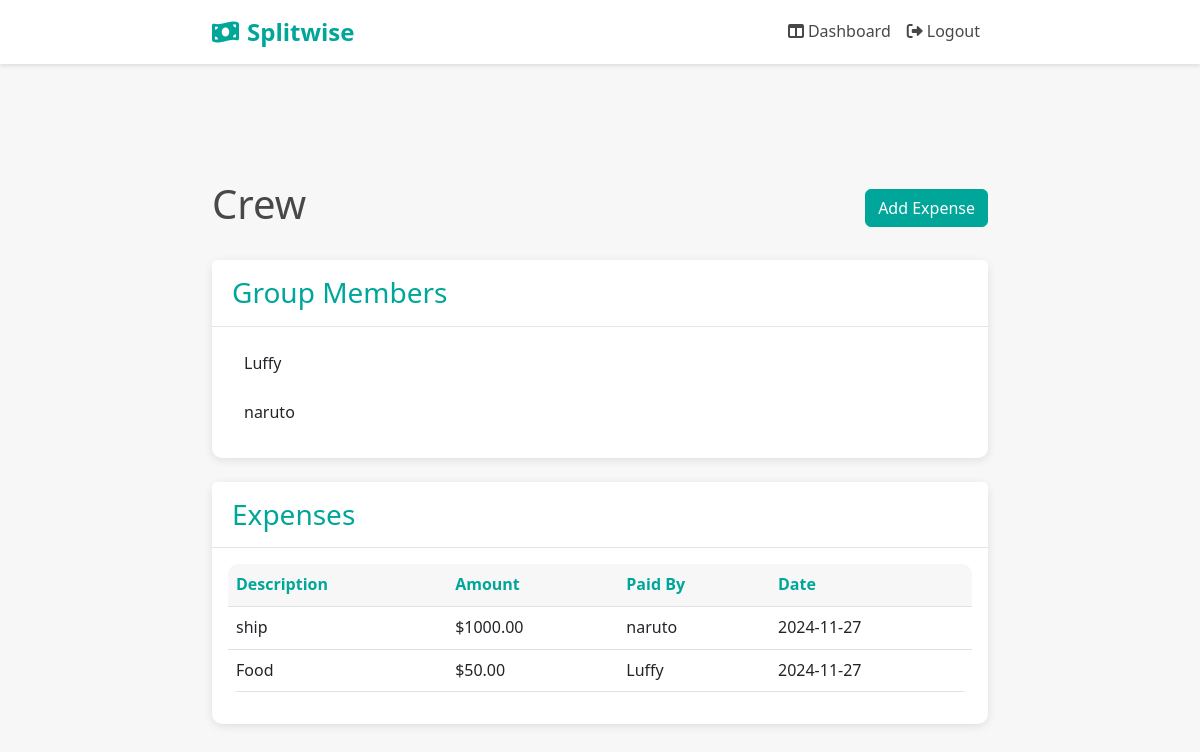
The app's page /group/1 (signed in), older data.
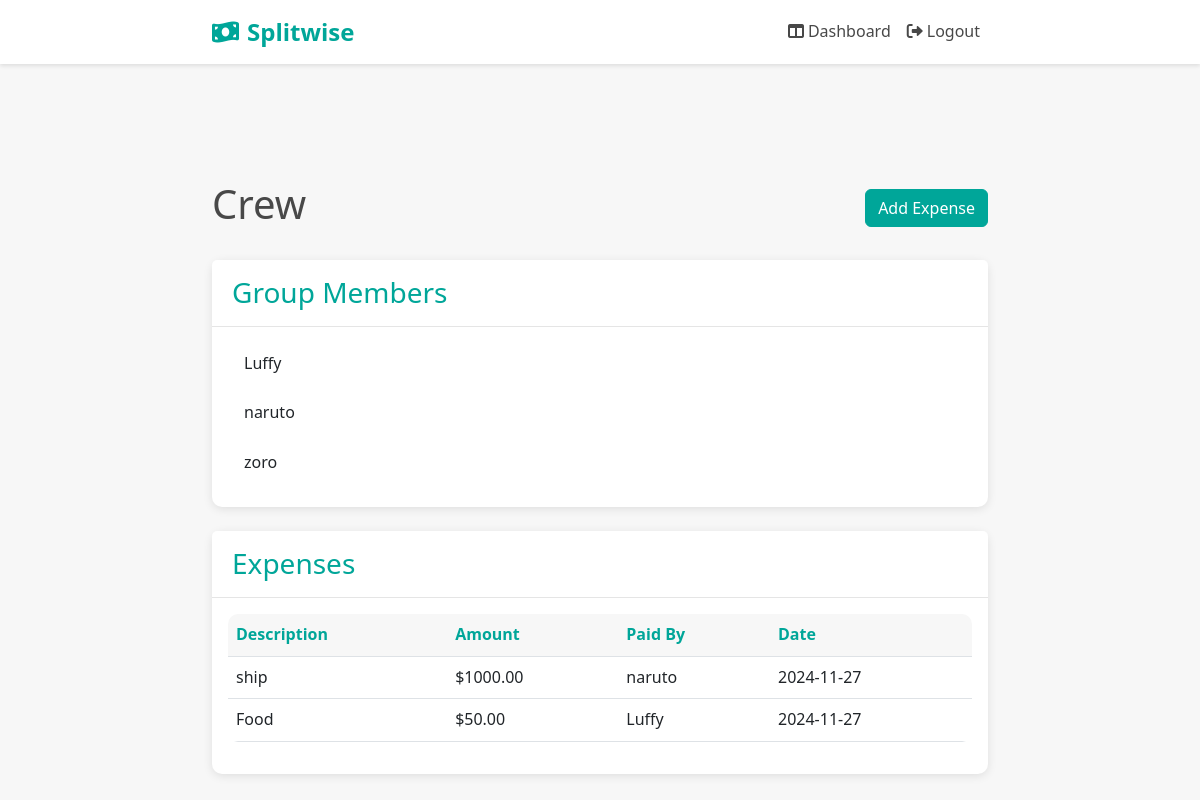
The same page, newer data.
### app.py (models this page shows, shortened)
class Group(db.Model):
    id = db.Column(db.Integer, primary_key=True)
    name = db.Column(db.String(100), nullable=False)
    members = db.relationship('User', secondary='user_groups', back_populates='groups')
    expenses = db.relationship('Expense', back_populates='group')

class User(UserMixin, db.Model):
    id = db.Column(db.Integer, primary_key=True)
    username = db.Column(db.String(80), unique=True, nullable=False)
    email = db.Column(db.String(120), unique=True, nullable=False)
    password_hash = db.Column(db.String(128))
    groups = db.relationship('Group', secondary='user_groups', back_populates='members')
    expenses = db.relationship('Expense', back_populates='paid_by')

class Expense(db.Model):
    id = db.Column(db.Integer, primary_key=True)
    description = db.Column(db.String(200), nullable=False)
    amount = db.Column(db.Float, nullable=False)
    date = db.Column(db.DateTime, nullable=False)
    paid_by_id = db.Column(db.Integer, db.ForeignKey('user.id'), nullable=False)
    paid_by = db.relationship('User', back_populates='expenses')
    group_id = db.Column(db.Integer, db.ForeignKey('group.id'), nullable=False)
    group = db.relationship('Group', back_populates='expenses')

### app.py (the view)
@app.route('/group/<int:group_id>')
@login_required
def group_details(group_id):
    group = Group.query.get_or_404(group_id)
    if current_user not in group.members:
        flash('You do not have access to this group.')
        return redirect(url_for('dashboard'))
    expenses = Expense.query.filter_by(group_id=group_id).order_by(Expense.date.desc()).all()
    return render_template('group_details.html', group=group, expenses=expenses)

### app.py (called while the page is built)
@login_manager.user_loader
def load_user(user_id):
    return User.query.get(int(user_id))

### templates/group_details.html
{% extends "base.html" %}
{% block content %}
<div class="mt-5">
    <div class="d-flex justify-content-between align-items-center mb-4">
        <h1>{{ group.name }}</h1>
        <a href="{{ url_for('add_expense', group_id=group.id) }}" class="btn btn-primary">Add Expense</a>
    </div>
    <div class="card">
        <div class="card-header">
            <h3>Group Members</h3>
        </div>
        <div class="card-body">
            <ul class="list-group">
                {% for member in group.members %}
                    <li class="list-group-item">{{ member.username }}</li>
                {% endfor %}
            </ul>
        </div>
    </div>
    <div class="card mt-4">
        <div class="card-header">
            <h3>Expenses</h3>
        </div>
        <div class="card-body">
            {% if expenses %}
                <table class="table">
                    <thead>
                        <tr>
                            <th>Description</th>
                            <th>Amount</th>
                            <th>Paid By</th>
                            <th>Date</th>
                        </tr>
                    </thead>
                    <tbody>
                        {% for expense in expenses %}
                            <tr>
                                <td>{{ expense.description }}</td>
                                <td>${{ "%.2f"|format(expense.amount) }}</td>
                                <td>{{ expense.paid_by.username }}</td>
                                <td>{{ expense.date.strftime('%Y-%m-%d') }}</td>
                            </tr>
                        {% endfor %}
                    </tbody>
                </table>
            {% else %}
                <p class="text-muted">No expenses in this group yet.</p>
            {% endif %}
        </div>
    </div>
</div>
{% endblock %}

### templates/base.html (shortened to what this page needs)
<!DOCTYPE html>
<html lang="en">
<head>
    <link href="https://cdn.jsdelivr.net/npm/bootstrap@5.2.3/dist/css/bootstrap.min.css" rel="stylesheet">
    <link rel="stylesheet" href="{{ url_for('static', filename='css/style.css') }}">
    <link href="https://cdnjs.cloudflare.com/ajax/libs/font-awesome/6.0.0/css/all.min.css" rel="stylesheet">
</head>
<body>
    <nav class="navbar navbar-expand-lg navbar-light fixed-top">
        <div class="container">
            <a class="navbar-brand" href="{{ url_for('index') }}">
                <i class="fas fa-money-bill-wave me-2"></i>Splitwise
            </a>
            <div class="collapse navbar-collapse" id="navbarNav">
                <div class="navbar-nav ms-auto">
                    {% if current_user.is_authenticated %}
                        <a class="nav-item nav-link" href="{{ url_for('dashboard') }}">
                            <i class="fas fa-columns me-1"></i>Dashboard
                        </a>
                        <a class="nav-item nav-link" href="{{ url_for('logout') }}">
                            <i class="fas fa-sign-out-alt me-1"></i>Logout
                        </a>
                    {% endif %}
                </div>
            </div>
        </div>
    </nav>
    <div class="container mt-5 pt-4">
        <div class="fade-in">
            {% block content %}{% endblock %}
        </div>
    </div>
</body>
</html>

### static/css/style.css (style rules this page uses)
:root { --primary-color: #00a699; --secondary-color: #ff5a5f; --dark-color: #484848; --light-color: #f7f7f7; --success-color: #28a745; --warning-color: #ffc107; }
body { font-family: 'Segoe UI', Tahoma, Geneva, Verdana, sans-serif; line-height: 1.6; background-color: var(--light-color); color: var(--dark-color); }
.navbar { box-shadow: 0 2px 4px rgba(0, 0, 0, 0.1); background-color: white !important; }
.navbar-brand { color: var(--primary-color) !important; font-weight: bold; font-size: 1.5rem; }
.nav-link { color: var(--dark-color) !important; font-weight: 500; }
.card { border: none; border-radius: 10px; box-shadow: 0 2px 10px rgba(0, 0, 0, 0.1); margin-bottom: 20px; }
.card-header { background-color: white; border-bottom: 1px solid rgba(0, 0, 0, 0.1); padding: 1rem 1.25rem; }
.card-header h2, .card-header h3 { margin-bottom: 0; color: var(--primary-color); }
.btn-primary { background-color: var(--primary-color); border-color: var(--primary-color); }
.list-group-item { border: none; border-radius: 8px !important; margin-bottom: 0.5rem; background-color: white; transition: transform 0.2s; }
.table { background-color: white; border-radius: 10px; overflow: hidden; }
.table th { background-color: var(--light-color); border-top: none; color: var(--primary-color); }
.fade-in { animation: fadeIn 0.5s ease-in; }

### templates/base.html (style rules this page uses)
body { padding-top: 60px; }
.container { max-width: 800px; }

Row changes from the older to the newer data that the page shows:
added User: username "zoro"
